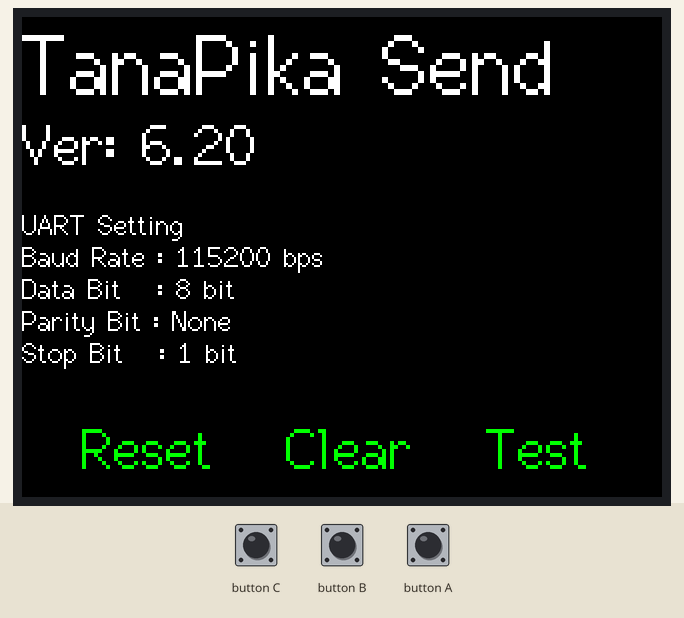
Simulated run of this sketch. Board: ESP32. Shown: 320×240 colour display. The inputs (shaded band) are chosen by the test bench. What the sketch prints to the serial monitor is not drawn.

Above: at 1.5 s.

The sketch:

ESPNOW_Send6_2.ino
```cpp
/**************************************
  PCからシリアル通信で受信してESP-NOWで指定のマイコンにLEDテープの制御データを送信する。
  開発者：松岡 賢
  開発日：2022/01/08
  更新日：2023/07/04
 **************************************

  デバイスは:M5Stack Basic (M5Stack-Core-ESP32)

  ESP-NOWはWPA2標準で使用するための標準暗号化プロトコル
  ESP32の開発会社であるEspressifが開発した通信方式で、
  内容的にはIEEE 802.11のCCM Protocolを使って通信
  esp_now_add_peer() 送信先登録：登録最大数は20台
  ※TODO 21台以上は送信先を削除して対応できるコード記述したが、私のお金がないため未検証。

  esp_now_send()     送信：送信先MACアドレスを指定して、250バイトまでのデータを送信可能
  USBのボーレート UART0(USB):115200bps
  デフォルトは8bit、パリティなし、1ストップビット
  PCからの送信データイメージ
  MACアドレス,マイコンのフラグ,LEDの明るさ,接続しているLEDの最大数,利用するLEDの間隔,LEDごとの色フラグ\r\n
  //PCの送信データ例"C0:49:EF:69:F9:04,2,100,50,2,RRRRGGBNNWWWWGBRGBR\n"
  LEDを制御できる最大数：200個(通信するための構造体struct_messageのledColorの数-1)
*/

#include <M5Stack.h>
#include <WiFi.h>
#include <esp_now.h>

#define SOFTWERE_VER 6.20  // 画面に表示するソフトウェアバージョン

//ESP-NOWで送信するデータを構造体に格納
// データを受信するための構造
// 送信者の構造と一致する必要があります。ESP-NOWのペイロード長：205byte/最大250byte
typedef struct struct_message {
  uint8_t resetF;      // 1=マイコンリセット、2=LEDを点灯、3=LED全消灯4=Resive側のLED Testプログラムを動かす
  uint8_t brightness;  // LEDの明るさ(20~最大255)
  uint16_t ledLen;     // 接続しているLEDの最大数。ledColorに格納したバイト数
  uint16_t LedStep;    // 利用するLEDの間隔。ledColorが5番目でLedStepが3の場合：16番目のLEDが点灯する
  char ledColor[201];  // LEDごとに先頭から光らせる色を指定(R,G,B,N,Wのいずれかを指定)最大200番目まで設定可
} struct_message;
struct_message myData;  // myDataというstruct_messageを作成

const uint8_t ESPNOW_CHANNEL = 0;  // ESP-NOWのチャンネル番号受信側のチャンネルと合わせる
esp_now_peer_info_t peerInfo;      // ESPNOWピア情報パラメータ


//PCから受信するときのバッファ
#define MAX_BUFFER_DATASIZE 250  // 一度に送る文字列のバイト数
char buffArr[MAX_BUFFER_DATASIZE];
uint16_t bufp = 0;

char CHAR_NULL = '\0';
char CHAR_CR = '\r';
char CHAR_LF = '\n';


//String文字列をString配列にカンマごとに分割
uint8_t splitStr(const String sData, const char delimiter, String *dst) {
  uint8_t splitCnt = 0;
  uint8_t arraySize = (sizeof(sData) / sizeof((sData)[0]));
  uint8_t datalength = sData.length();

  for (uint8_t i = 0; i < datalength; i++) {
    char tmp = sData.charAt(i);

    if (tmp == delimiter) {
      splitCnt++;
      if (splitCnt > (arraySize - 1)) return -1;
    } else dst[splitCnt] += tmp;
  }

  return (splitCnt + 1);  // 分割数
}

// 文字列を分割して構造体変数に格納する。
uint8_t ESPNOWsetData(const String &str) {

  // 文字列分割とデータ格納
  String tempStrData[6] = { "\0" };  // 分割された文字列を格納する配列
  splitStr(str, ',', tempStrData);   // 分割数 = 分割処理(文字列, 区切り文字, 配列)

  // Serial.println("split Data");
  // Serial.println(tempStrData[0]);
  // Serial.println(tempStrData[1]);
  // Serial.println(tempStrData[2]);
  // Serial.println(tempStrData[3]);
  // Serial.println(tempStrData[4]);
  // Serial.println(tempStrData[5]);

  // MACアドレスを配列に変換
  uint8_t PeerAddress[6];
  char CmacBuf[18];
  tempStrData[0].toCharArray(CmacBuf, 18);
  char temp[3];

  for (uint8_t i = 0; i < 6; i++) {
    temp[0] = CmacBuf[i * 3 + 0];
    temp[1] = CmacBuf[i * 3 + 1];
    temp[2] = 0x00;
    PeerAddress[i] = strtol(temp, NULL, 16);
    // Serial.printf("PeerAddr[ % x] = % x\n", i, PeerAddress[i]);
  }

  // ESP-NOWに登録するピア情報
  memcpy(peerInfo.peer_addr, PeerAddress, 6);
  peerInfo.channel = ESPNOW_CHANNEL;  // チャンネル
  peerInfo.encrypt = 0;               // 暗号化しない

  // 構造体にデータ格納
  myData.resetF = tempStrData[1].toInt();
  myData.brightness = tempStrData[2].toInt();
  myData.ledLen = tempStrData[3].toInt();
  myData.LedStep = tempStrData[4].toInt();

  char ledColorBuf[tempStrData[5].length() + 1];
  tempStrData[5].toCharArray(ledColorBuf, tempStrData[5].length() + 1);

  memcpy(myData.ledColor, ledColorBuf, sizeof(ledColorBuf));
  myData.ledColor[tempStrData[5].length() + 2] = '\0';

  // Serial.printf("resetF : %d\n", myData.resetF);
  // Serial.printf("brightness : %d\n", myData.brightness);
  // Serial.printf("ledLen : %d\n", myData.ledLen);
  // Serial.printf("LedStep : %d\n", myData.LedStep);

  return 0;
}

bool ESPNOW_AddPeer() {
  // ESPNOW接続前にペアリストにMACアドレスを登録
  esp_err_t addStatus = esp_now_add_peer(&peerInfo);

  if (addStatus == ESP_OK) {
    // Pair success
    // Serial.println("Pair success");
    return true;
  } else if (addStatus == ESP_ERR_ESPNOW_NOT_INIT) {
    // How did we get so far!!
    Serial.println("ESPNOW Not Init");
    return false;
  } else if (addStatus == ESP_ERR_ESPNOW_ARG) {
    Serial.println("Invalid Argument");
    return false;
  } else if (addStatus == ESP_ERR_ESPNOW_FULL) {
    Serial.println("Peer list full");
    return false;
  } else if (addStatus == ESP_ERR_ESPNOW_NO_MEM) {
    Serial.println("Out of memory");
    return false;
  } else if (addStatus == ESP_ERR_ESPNOW_EXIST) {
    Serial.println("Peer Exists");
    return true;
  } else {
    Serial.println("Not sure what happened");
    return false;
  }
}

void ESPNOW_deletePeer() {
  // ESPNOW　ペアリストを削除
  esp_err_t delStatus = esp_now_del_peer(peerInfo.peer_addr);

  // Serial.print("Slave Delete Status: ");

  if (delStatus == ESP_OK) {
    // Delete success
    // Serial.println("Success");
  } else if (delStatus == ESP_ERR_ESPNOW_NOT_INIT) {
    // How did we get so far!!
    Serial.println("ESPNOW Not Init");
  } else if (delStatus == ESP_ERR_ESPNOW_ARG) {
    Serial.println("Invalid Argument");
  } else if (delStatus == ESP_ERR_ESPNOW_NOT_FOUND) {
    Serial.println("Peer not found.");
  } else {
    Serial.println("Not sure what happened");
  }
}

void ESPNOW_sendData() {
  // ESP-NOWでデータ送信.引数はピアMACアドレス,送信するデータ,データの長さ
  const uint8_t *peer_addrP = peerInfo.peer_addr;
  esp_err_t result = esp_now_send(peer_addrP, (uint8_t *)&myData, sizeof(myData));

  // Serial.print("Send Status: ");

  if (result == ESP_OK) {
    // Serial.println("Success");
  } else if (result == ESP_ERR_ESPNOW_NOT_INIT) {
    // How did we get so far!!
    Serial.println("ESPNOW not Init.");
  } else if (result == ESP_ERR_ESPNOW_ARG) {
    Serial.println("Invalid Argument");
  } else if (result == ESP_ERR_ESPNOW_INTERNAL) {
    Serial.println("Internal Error");
  } else if (result == ESP_ERR_ESPNOW_NO_MEM) {
    Serial.println("ESP_ERR_ESPNOW_NO_MEM");
  } else if (result == ESP_ERR_ESPNOW_NOT_FOUND) {
    Serial.println("Peer not found.");
  } else {
    Serial.println("Not sure what happened");
  }
}

//ESP-NOWでデータ送信
void EspNowSend() {

  // ピアが存在しない場合
  if (esp_now_is_peer_exist(peerInfo.peer_addr) == false) {
    // ピアツーピアリストを追加
    ESPNOW_AddPeer();
  }

  // ESP-NOWでデータ送信
  ESPNOW_sendData();

  ESPNOW_deletePeer();  //ピアリスト削除.関数呼び出し

  return;
}


// 送信コールバック データがMAC層で正常に受信された場合に返ってくる
void OnDataSent(const uint8_t *mac_addr, esp_now_send_status_t status) {
  char macStr[18];
  snprintf(macStr, sizeof(macStr), "%02X:%02X:%02X:%02X:%02X:%02X",
            mac_addr[0], mac_addr[1], mac_addr[2], mac_addr[3], mac_addr[4], mac_addr[5]);

  Serial.println(macStr);
}


/*********************************************
              セットアップ関数
*********************************************/
void setup() {

  M5.begin(true, false, true, true);
  M5.Power.begin();

  // LCD表示設定
  //  M5.Lcd.sleep();
  //  M5.Axp.ScreenBreath(9); //明るさ：M5StickCの場合(0-12)
  M5.Lcd.setBrightness(30);  //明るさ：M5Stackの場合(0-255)
  //  M5.Lcd.setRotation(3); //画面の向き(0-3)
  M5.Lcd.setTextFont(2);       //フォントを指定(1-8)1=Adafruit 8ピクセルASCIIフォント,2=16ピクセルASCIIフォント
  M5.Lcd.setTextSize(3);       //文字の大きさを設定（1～7）
  M5.Lcd.setTextColor(WHITE);  //文字色設定(背景は透明)(WHITE, BLACK, RED, GREEN, BLUE, YELLOW...)
  M5.Lcd.fillScreen(BLACK);

  M5.Lcd.setCursor(0, 0);
  M5.Lcd.println(F("TanaPika Send"));

  M5.Lcd.setTextSize(2);  //文字の大きさを設定（1～7）

  M5.Lcd.print(F("Ver: "));
  M5.Lcd.println(SOFTWERE_VER);

  // UARTの通信設定を表示
  M5.Lcd.setTextSize(1);  //文字の大きさを設定（1～7）
  M5.Lcd.println("");
  M5.Lcd.println(F("UART Setting"));
  M5.Lcd.println(F("Baud Rate : 115200 bps"));
  M5.Lcd.println(F("Data Bit   : 8 bit"));
  M5.Lcd.println(F("Parity Bit : None"));
  M5.Lcd.println(F("Stop Bit   : 1 bit"));

  // ボタンの表示
  M5.Lcd.setTextColor(GREEN);  //文字色設定(背景は透明)(WHITE, BLACK, RED, GREEN, BLUE, YELLOW...)
  M5.Lcd.setTextSize(2);       //文字の大きさを設定（1～7）
  M5.Lcd.setCursor(30, 200);
  M5.Lcd.println(F("Reset   Clear   Test"));


  delay(50);

  //ESP-NOWの接続
  WiFi.mode(WIFI_STA);  // デバイスをWi-Fiステーションとして設定する
  WiFi.disconnect();
  delay(50);
  if (esp_now_init() == ESP_OK) {
    // Serial.println(F("ESPNow Init Success"));
  } else {
    Serial.println(F("ESPNow Init Failed"));
    delay(1000);
    ESP.restart();
  }

  // ESPNOWデータ送信のコールバック機能を登録
  esp_now_register_send_cb(OnDataSent);

  // バッファクリア 一応念のため。
  while (Serial.available() > 0) {
    Serial.read();
  }

  // Serial.println(F("Start"));
}


void loop() {

  M5.update();

  if (M5.BtnA.isPressed()) {
    // すべてのマイコンにリセット信号を送る。
    // String strAllReset = "C0:49:EF:69:F9:04,1,0,200,1,N\n";
    String strAllReset = "FF:FF:FF:FF:FF:FF,1,0,1,1,N\n";  // 全端末のリセット

    if (ESPNOWsetData(strAllReset) == 0) {  // データESP-NOWで送信するための構造体に格納
      EspNowSend();                         // 正常なデータであればデータ送信
    }

    delay(200);

    bufp = 0;
    buffArr[bufp] = CHAR_NULL;

    while (Serial.available() > 0) {
      Serial.read();
    }

  } else if (M5.BtnB.isPressed()) {
    // すべてのマイコンに消灯信号を送る。
    // String strAllClear = "C0:49:EF:69:F9:04,3,0,200,1,N\n";
    String strAllClear = "FF:FF:FF:FF:FF:FF,3,0,200,1,N\n";

    if (ESPNOWsetData(strAllClear) == 0) {

      EspNowSend();  // 正常なデータであればデータ送信
    }
    delay(200);

    bufp = 0;
    buffArr[bufp] = CHAR_NULL;

    while (Serial.available() > 0) {
      Serial.read();
    }

  } else if (M5.BtnC.isPressed()) {
    // すべてのマイコンにテスト用信号を送る。
    // String strAllClear = "C0:49:EF:69:F9:04,4,20,200,1,N\n";
    String strAllClear = "FF:FF:FF:FF:FF:FF,4,20,200,1,N\n";

    if (ESPNOWsetData(strAllClear) == 0) {

      EspNowSend();  // 正常なデータであればデータ送信
    }
    delay(4000);

    bufp = 0;
    buffArr[bufp] = CHAR_NULL;

    while (Serial.available() > 0) {
      Serial.read();
    }
  }

  // PCからシリアルデータの読み込み
  while (Serial.available() > 0)  // 受信したデータバッファが1バイト以上存在する場合
  {
    char inChar = (char)Serial.read();  // Serialから1バイト分データ読み込み

    // 不正入力などでバッファ溢れの時は再起動
    if (bufp > MAX_BUFFER_DATASIZE) {
      Serial.println(F("Buffer Over Error. ESP Restart"));
      delay(10);

      ESP.restart();
    }

    // 改行コード(LF)がある場合の処理
    if (inChar == CHAR_LF) {
      buffArr[bufp] = CHAR_NULL;

      if (bufp >= 25) {  //データのバイト数に不足がない場合に送信
        String strData = { "\0" };

        for (int i = 0; i < bufp; i++) {
          strData += (char)buffArr[i];
        }

        if (ESPNOWsetData(strData) == 0) {  // データESP-NOWで送信するための構造体に格納

          EspNowSend();  // 正常なデータであればデータ送信
          delay(2);
        }
      }

      bufp = 0;
      buffArr[bufp] = CHAR_NULL;

      while (Serial.available() > 0) {
        Serial.read();
      }

    } else if (inChar != CHAR_CR)  // 改行コード(CR)以外データを配列に格納。
    {

      buffArr[bufp] = inChar;  // 読み込んだデータを配列に格納
      bufp++;
    }
  }

  delay(1);
}
```
